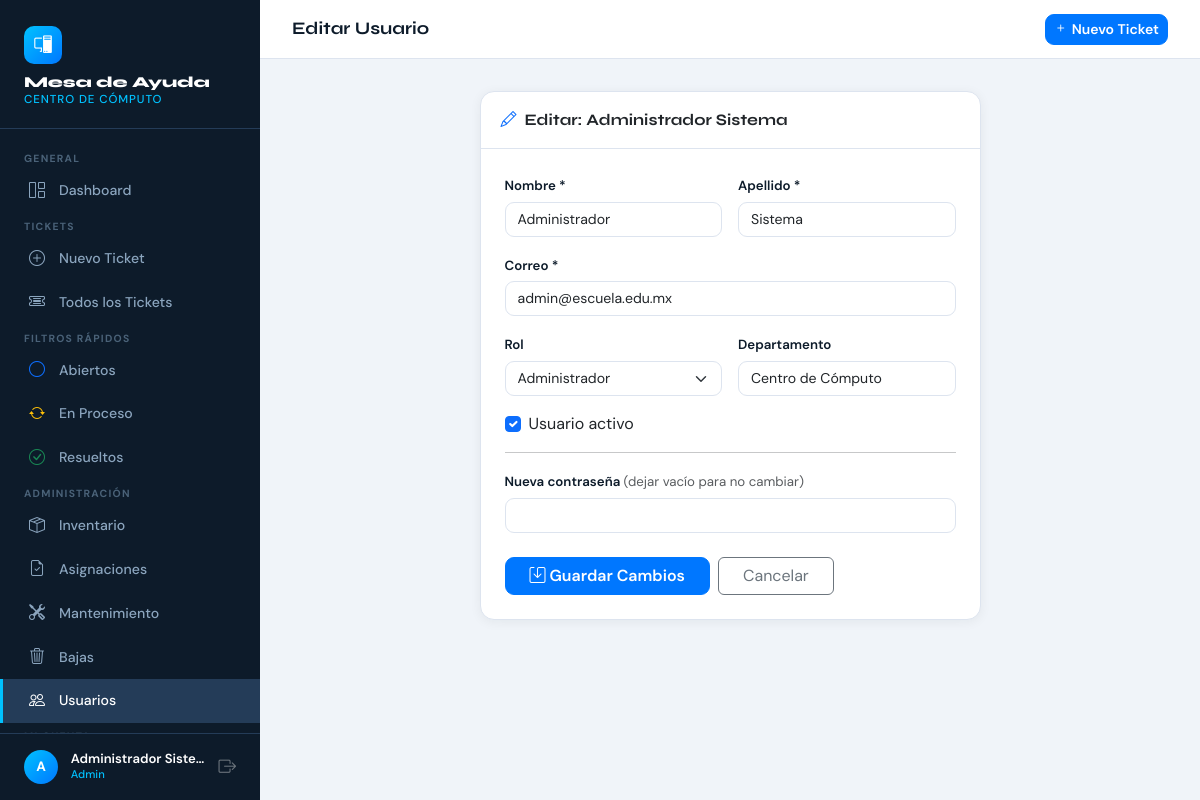
The app's page /index.php?c=users&a=edit&id=1 (signed in) with its own data.
### tables this page shows
CREATE TABLE IF NOT EXISTS usuarios (id INT AUTO_INCREMENT PRIMARY KEY, nombre VARCHAR(100) NOT NULL, apellido VARCHAR(100) NOT NULL, email VARCHAR(150) NOT NULL UNIQUE, password VARCHAR(255) NOT NULL, rol ENUM('maestro','tecnico','admin','auxiliar_administrativo','coordinador','operario','ayudante','residente_becario','auxiliar_seguridad','auxiliar_oficina','control_de_obra','supervisor_seguridad','contra_incendios','tecnico_instrumentista') NOT NULL DEFAULT 'auxiliar_administrativo', departamento VARCHAR(100) DEFAULT NULL, activo TINYINT(1) NOT NULL DEFAULT 1, creado_en DATETIME NOT NULL DEFAULT CURRENT_TIMESTAMP, actualizado_en DATETIME NOT NULL DEFAULT CURRENT_TIMESTAMP ON UPDATE CURRENT_TIMESTAMP);

### controllers/UserController.php (called while the page is built, shortened)
<?php
require_once __DIR__ . '/../models/User.php';
class UserController {
    private User $userModel;
    public function __construct() { $this->userModel = new User(); }
    public function edit(): void {
        $id   = (int)($_GET['id'] ?? 0);
        $user = $this->userModel->findById($id);
        require __DIR__ . '/../views/users/edit.php';
    }
}

### config/database.php (called while the page is built, shortened)
<?php
class Database {
    private static ?PDO $instance = null;
    public static function getConnection(): PDO {
        if (self::$instance === null) {
            $dsn = "mysql:host=" . DB_HOST . ";dbname=" . DB_NAME . ";charset=" . DB_CHARSET;
            $options = [
                PDO::ATTR_ERRMODE            => PDO::ERRMODE_EXCEPTION,
                PDO::ATTR_DEFAULT_FETCH_MODE => PDO::FETCH_ASSOC,
                PDO::ATTR_EMULATE_PREPARES   => false,
            ];
            try {
                self::$instance = new PDO($dsn, DB_USER, DB_PASS, $options);
            } catch (PDOException $e) {
                die(json_encode(['error' => 'Error de conexión: ' . $e->getMessage()]));
            }
        }
        return self::$instance;
    }
}

### models/User.php (called while the page is built, shortened)
<?php
require_once __DIR__ . '/../config/database.php';
class User {
    private PDO $db;
    public function __construct() { $this->db = Database::getConnection(); }
    public function findById(int $id): array|false {
        $stmt = $this->db->prepare("SELECT id,nombre,apellido,email,password,rol,departamento,activo,creado_en FROM usuarios WHERE id = ?");
        $stmt->execute([$id]); return $stmt->fetch();
    }
}

### views/users/edit.php (the view, shortened to what this page needs)
<?php
require __DIR__ . '/../layouts/header.php';
$roles = [
    'auxiliar_administrativo' => 'Auxiliar Administrativo',
    'coordinador'             => 'Coordinador',
    'operario'                => 'Operario',
    'ayudante'                => 'Ayudante',
    'residente_becario'       => 'Residente/Becario',
    'auxiliar_seguridad'      => 'Auxiliar de Seguridad',
    'auxiliar_oficina'        => 'Auxiliar de Oficina',
    'control_de_obra'         => 'Control de Obra',
    'supervisor_seguridad'    => 'Supervisor de Seguridad',
    'contra_incendios'        => 'Contra Incendios',
    'tecnico_instrumentista'  => 'Técnico Instrumentista',
    'admin'                   => 'Administrador',
];
?>
<div class="row justify-content-center"><div class="col-lg-7">
<div class="card">
  <div class="card-header">
    <i class="bi bi-pencil me-2 text-primary"></i>Editar: <?= htmlspecialchars($user['nombre'] . ' ' . $user['apellido']) ?>
  </div>
  <div class="card-body p-4">
    <form method="POST" action="index.php?c=users&a=edit&id=<?= $user['id'] ?>">
      <div class="row g-3 mb-3">
        <div class="col-6">
          <label class="form-label">Nombre *</label>
          <input type="text" name="nombre" class="form-control" value="<?= htmlspecialchars($user['nombre']) ?>" required>
        </div>
        <div class="col-6">
          <label class="form-label">Apellido *</label>
          <input type="text" name="apellido" class="form-control" value="<?= htmlspecialchars($user['apellido']) ?>" required>
        </div>
      </div>
      <div class="mb-3">
        <label class="form-label">Correo *</label>
        <input type="email" name="email" class="form-control" value="<?= htmlspecialchars($user['email']) ?>" required>
      </div>
      <div class="row g-3 mb-3">
        <div class="col-6">
          <label class="form-label">Rol</label>
          <select name="rol" class="form-select">
            <?php foreach ($roles as $val => $lbl): ?>
            <option value="<?= $val ?>" <?= $user['rol'] === $val ? 'selected' : '' ?>>
              <?= $lbl ?>
            </option>
            <?php endforeach; ?>
          </select>
        </div>
        <div class="col-6">
          <label class="form-label">Departamento</label>
          <input type="text" name="departamento" class="form-control" value="<?= htmlspecialchars($user['departamento'] ?? '') ?>">
        </div>
      </div>
      <div class="form-check mb-3">
        <input type="checkbox" name="activo" class="form-check-input" id="chkActivo" <?= $user['activo'] ? 'checked' : '' ?>>
        <label class="form-check-label" for="chkActivo">Usuario activo</label>
      </div>
      <hr>
      <div class="mb-4">
        <label class="form-label">Nueva contraseña <span class="text-muted" style="font-weight:400">(dejar vacío para no cambiar)</span></label>
        <input type="password" name="password_nueva" class="form-control" minlength="6">
      </div>
      <div class="d-flex gap-2">
        <button type="submit" class="btn btn-primary px-4"><i class="bi bi-save me-1"></i>Guardar Cambios</button>
        <a href="index.php?c=users" class="btn btn-outline-secondary px-4">Cancelar</a>
      </div>
    </form>
  </div>
</div>
</div></div>
<?php require __DIR__ . '/../layouts/footer.php'; ?>

### views/layouts/header.php (style rules this page uses)
:root { --sidebar-w:260px;--navy:#0d1b2a;--navy-mid:#1b2e45;--navy-light:#243c58;--accent:#00c2ff;--accent2:#0077ff;--surface:#f0f4f9;--card-bg:#ffffff;--text-main:#0d1b2a;--text-muted:#6b7c93;--border:#dde4ef;--font-head:'Syne',sans-serif;--font-body:'DM Sans',sans-serif; }
*,*::before,*::after { box-sizing:border-box;margin:0;padding:0; }
body { font-family:var(--font-body);background:var(--surface);color:var(--text-main);min-height:100vh; }
.card { border:1px solid var(--border);border-radius:14px;box-shadow:0 2px 12px rgba(13,27,42,.06); }
.card-header { background:transparent;border-bottom:1px solid var(--border);padding:1rem 1.25rem;font-family:var(--font-head);font-weight:700; }
.form-control,.form-select { border-radius:9px;border-color:var(--border);font-size:.88rem;transition:border-color .2s,box-shadow .2s; }
.form-label { font-size:.83rem;font-weight:600;color:var(--text-main);margin-bottom:.35rem; }
.btn-primary { background:var(--accent2);border-color:var(--accent2);font-weight:600;border-radius:9px; }

### records on screen
usuarios: nombre+apellido "Administrador Sistema", nombre "Administrador", apellido "Sistema", email "admin@escuela.edu.mx", rol "Administrador", departamento "Centro de Cómputo", activo "☑"

### other values on screen
substr($_SESSION['user_name']??'U',0,1) "A"
$_SESSION['user_name'] "Administrador Siste…"
$rol "Admin"
$pageTitle "Editar Usuario"
